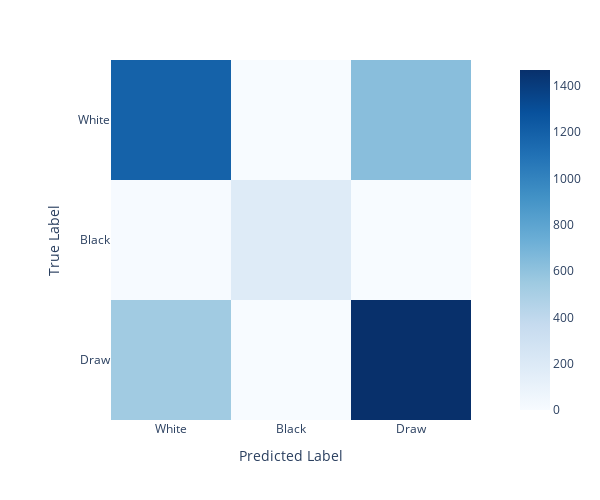

Write notebook code for a chart like this one.
### Code cell
# Mostrar la matriz de confusión
cm = confusion_matrix(y_test, y_pred_rf)
# Creamos una figura para la matriz de confusión con Plotly Express
fig = px.imshow(cm,
                labels=dict(x="Predicted Label", y="True Label"),
                x=['White', 'Black','Draw'],
                y=['White', 'Black','Draw'],
                color_continuous_scale='Blues')

# Ajustamos el tamaño de la figura
fig.update_layout(width=600, height=500)

# Mostramos la figura
fig.show()

### Figure 1 — Plotly figure (JSON) as saved in the notebook; plotly's stock layout.template omitted (floating-point values rounded to 4 significant figures)
{"data": [{"coloraxis": "coloraxis", "hovertemplate": "Predicted Label: %{x}<br>True Label: %{y}<br>color: %{z}<extra></extra>", "name": "0", "type": "heatmap", "x": ["White", "Black", "Draw"], "xaxis": "x", "y": ["White", "Black", "Draw"], "yaxis": "y", "z": [[1189, 0, 627], [8, 181, 3], [535, 0, 1469]]}], "layout": {"coloraxis": {"colorscale": [[0, "rgb(247,251,255)"], [0.125, "rgb(222,235,247)"], [0.25, "rgb(198,219,239)"], [0.375, "rgb(158,202,225)"], [0.5, "rgb(107,174,214)"], [0.625, "rgb(66,146,198)"], [0.75, "rgb(33,113,181)"], [0.875, "rgb(8,81,156)"], [1, "rgb(8,48,107)"]]}, "height": 500, "margin": {"t": 60}, "width": 600, "xaxis": {"anchor": "y", "constrain": "domain", "domain": [0, 1], "scaleanchor": "y", "title": {"text": "Predicted Label"}}, "yaxis": {"anchor": "x", "autorange": "reversed", "constrain": "domain", "domain": [0, 1], "title": {"text": "True Label"}}}}
